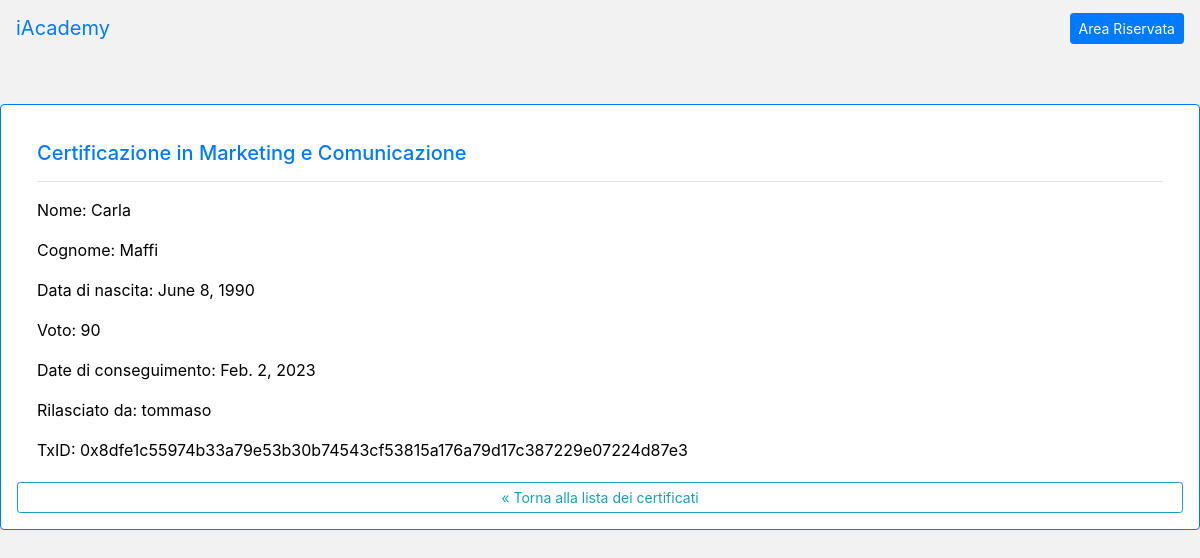
The app's page /certificate-detail/9/ with its own data.
### iacademy/models.py (models this page shows, shortened)
class Certificate(models.Model):
    name = models.CharField(max_length=100)
    surname = models.CharField(max_length=100)
    date_of_birth = models.DateField(null=True, blank=True)
    grade = models.IntegerField()
    subject = models.CharField(max_length=200, null=True, blank=True)
    author = models.ForeignKey(User, on_delete=models.CASCADE)
    date_of_creation = models.DateField(default=timezone.localdate())
    transaction_id = models.TextField(null=True, blank=True, editable=False)

### iacademy/views.py (the view)
# urls.py: path('certificate-detail/<int:pk>/', CertificateDetailView.as_view(), name='certificate-detail'),
class CertificateDetailView(DetailView):
    template_name = 'iacademy/certificate_detail.html'
    model = Certificate

### iacademy/templates/iacademy/certificate_detail.html
{% extends 'iacademy/base.html' %}
{% block content %}
{% if object %}
    <div class="conteiner d-flex card border-primary mb-3 mt-5 ml-auto mr-auto p-3" style="max-width: 80rem;">
      <div class="card-body text-primary">
        <h5 class="card-title">Certificazione in {{object.subject}}</h5>
        <hr>
        <p class="card-text">Nome: {{ object.name }}</p>
        <p class="card-text">Cognome: {{ object.surname }}</p>
        <p class="card-text">Data di nascita: {{ object.date_of_birth }}</p>
        <p class="card-text">Voto: {{ object.grade }}</p>
        <p class="card-text">Date di conseguimento: {{ object.date_of_creation }}</p>
        <p class="card-text">Rilasciato da: {{ object.author }}</p>
        <p class="card-text">TxID: {{ object.transaction_id }}</p>
      </div>
      <a href="{% url 'certificate-list' %}" class="btn btn-outline-info btn-sm">&laquo; Torna alla lista dei certificati</a>
    </div>
    {% else %}
        <div class="alert alert-danger" role="alert">
            There isn't any certificate with this transaction hash, please check that you typed correct and try again.
        </div>
    {% endif %}
{% endblock %}

### iacademy/templates/iacademy/base.html (style rules this page uses)
body { background-color: #f2f2f2; }
h1, h2, p { color: black; }

### records on screen
Certificate: subject "Marketing e Comunicazione", name "Carla", surname "Maffi", date_of_birth "June 8, 1990", grade "90", date_of_creation "Feb. 2, 2023", author "tommaso", transaction_id "0x8dfe1c55974b33a79e53b30b74543cf53815a176a79d17c387229e07224d87e3"
